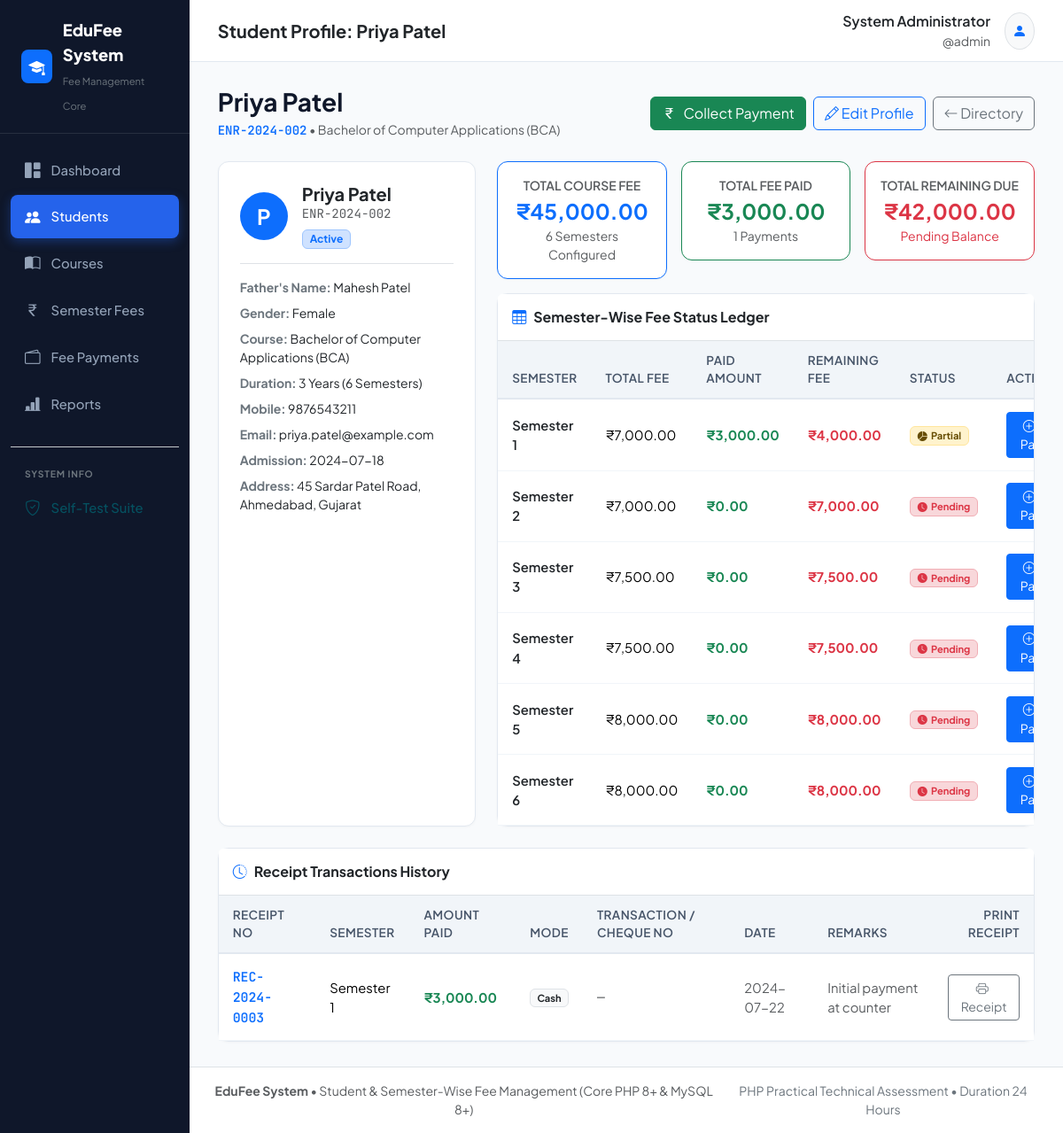
Screenshot of /student_view.php?id=2 (signed in) with the database file from the repository.
### tables this page shows
CREATE TABLE `students` (
  `id` INT UNSIGNED AUTO_INCREMENT PRIMARY KEY,
  `enrollment_no` VARCHAR(50) NOT NULL UNIQUE,
  `name` VARCHAR(100) NOT NULL,
  `father_name` VARCHAR(100) NOT NULL,
  `mobile` VARCHAR(20) NOT NULL,
  `email` VARCHAR(100) NOT NULL,
  `gender` ENUM('Male', 'Female', 'Other') NOT NULL,
  `address` TEXT NOT NULL,
  `course_id` INT UNSIGNED NOT NULL,
  `admission_date` DATE NOT NULL,
  `status` ENUM('Active', 'Inactive', 'Passed Out', 'Suspended') NOT NULL DEFAULT 'Active',
  `created_at` TIMESTAMP DEFAULT CURRENT_TIMESTAMP,
  `updated_at` TIMESTAMP DEFAULT CURRENT_TIMESTAMP ON UPDATE CURRENT_TIMESTAMP,
  INDEX `idx_student_enrollment` (`enrollment_no`),
  INDEX `idx_student_name` (`name`),
  INDEX `idx_student_course` (`course_id`),
  INDEX `idx_student_status` (`status`),
  CONSTRAINT `fk_students_course` 
    FOREIGN KEY (`course_id`) REFERENCES `courses` (`id`) 
    ON DELETE RESTRICT ON UPDATE CASCADE
);

CREATE TABLE `courses` (
  `id` INT UNSIGNED AUTO_INCREMENT PRIMARY KEY,
  `name` VARCHAR(100) NOT NULL,
  `code` VARCHAR(20) NOT NULL UNIQUE,
  `duration` VARCHAR(50) NOT NULL COMMENT 'e.g. 3 Years, 2 Years',
  `total_semesters` TINYINT UNSIGNED NOT NULL DEFAULT 6,
  `status` ENUM('Active', 'Inactive') NOT NULL DEFAULT 'Active',
  `created_at` TIMESTAMP DEFAULT CURRENT_TIMESTAMP,
  `updated_at` TIMESTAMP DEFAULT CURRENT_TIMESTAMP ON UPDATE CURRENT_TIMESTAMP,
  INDEX `idx_course_code` (`code`),
  INDEX `idx_course_status` (`status`)
);

CREATE TABLE `fee_payments` (
  `id` INT UNSIGNED AUTO_INCREMENT PRIMARY KEY,
  `receipt_no` VARCHAR(30) NOT NULL UNIQUE,
  `student_id` INT UNSIGNED NOT NULL,
  `semester_id` INT UNSIGNED NOT NULL,
  `amount` DECIMAL(10,2) NOT NULL,
  `payment_date` DATE NOT NULL,
  `payment_mode` ENUM('Cash', 'UPI', 'Net Banking', 'Cheque', 'Debit/Credit Card') NOT NULL DEFAULT 'Cash',
  `transaction_no` VARCHAR(100) NULL COMMENT 'Bank/UPI Txn ID or Cheque No',
  `remarks` VARCHAR(255) NULL,
  `created_by` INT UNSIGNED NULL,
  `created_at` TIMESTAMP DEFAULT CURRENT_TIMESTAMP,
  INDEX `idx_payment_student` (`student_id`),
  INDEX `idx_payment_semester` (`semester_id`),
  INDEX `idx_payment_date` (`payment_date`),
  INDEX `idx_payment_receipt` (`receipt_no`),
  CONSTRAINT `fk_fee_payments_student` 
    FOREIGN KEY (`student_id`) REFERENCES `students` (`id`) 
    ON DELETE CASCADE ON UPDATE CASCADE,
  CONSTRAINT `fk_fee_payments_semester` 
    FOREIGN KEY (`semester_id`) REFERENCES `course_semesters` (`id`) 
    ON DELETE RESTRICT ON UPDATE CASCADE,
  CONSTRAINT `fk_fee_payments_admin` 
    FOREIGN KEY (`created_by`) REFERENCES `admins` (`id`) 
    ON DELETE SET NULL ON UPDATE CASCADE
);

CREATE TABLE `course_semesters` (
  `id` INT UNSIGNED AUTO_INCREMENT PRIMARY KEY,
  `course_id` INT UNSIGNED NOT NULL,
  `semester_no` TINYINT UNSIGNED NOT NULL,
  `fee` DECIMAL(10,2) NOT NULL DEFAULT 0.00,
  `created_at` TIMESTAMP DEFAULT CURRENT_TIMESTAMP,
  `updated_at` TIMESTAMP DEFAULT CURRENT_TIMESTAMP ON UPDATE CURRENT_TIMESTAMP,
  UNIQUE KEY `uk_course_semester` (`course_id`, `semester_no`),
  INDEX `idx_cs_course_id` (`course_id`),
  CONSTRAINT `fk_course_semesters_course` 
    FOREIGN KEY (`course_id`) REFERENCES `courses` (`id`) 
    ON DELETE CASCADE ON UPDATE CASCADE
);

### student_view.php (the view, shortened to what the rows shown need)
<?php
require_once __DIR__ . '/includes/functions.php';
$pdo = getDBConnection();
$student_id = (int)($_GET['id'] ?? 0);
$stmt = $pdo->prepare("
    SELECT s.*, c.name AS course_name, c.code AS course_code, c.duration AS course_duration, c.total_semesters
    FROM students s
    JOIN courses c ON s.course_id = c.id
    WHERE s.id = ?
");
$stmt->execute([$student_id]);
$student = $stmt->fetch();
$page_title = 'Student Profile: ' . $student['name'];
$payStmt = $pdo->prepare("
    SELECT fp.*, cs.semester_no
    FROM fee_payments fp
    JOIN course_semesters cs ON fp.semester_id = cs.id
    WHERE fp.student_id = ?
    ORDER BY fp.id DESC
");
$payStmt->execute([$student_id]);
$paymentHistory = $payStmt->fetchAll();
require_once __DIR__ . '/includes/header.php';
?>
<div class="d-flex flex-column flex-md-row justify-content-between align-items-md-center gap-3 mb-4">
    <div>
        <h3 class="fw-bold mb-1"><?= sanitize($student['name']) ?></h3>
        <p class="text-muted small mb-0">
            <span class="mono fw-semibold text-primary"><?= sanitize($student['enrollment_no']) ?></span> &bull;
            <?= sanitize($student['course_name']) ?> (<?= sanitize($student['course_code']) ?>)
        </p>
    </div>
</div>
<div class="row g-4 mb-4">
    <div class="col-12 col-lg-4">
        <div class="card card-custom h-100 p-4">
            <div class="d-flex align-items-center gap-3 mb-3 pb-3 border-bottom">
                <div class="bg-primary text-white rounded-circle d-flex align-items-center justify-content-center" style="width: 54px; height: 54px; font-size: 1.5rem; font-weight: 700;">
                    <?= strtoupper(substr($student['name'], 0, 1)) ?>
                </div>
                <div>
                    <h5 class="fw-bold mb-0 text-dark"><?= sanitize($student['name']) ?></h5>
                    <div class="small text-muted mono"><?= sanitize($student['enrollment_no']) ?></div>
                    <div class="mt-1"><?= get_status_badge($student['status']) ?></div>
                </div>
            </div>
            <ul class="list-unstyled mb-0 d-flex flex-column gap-2 small">
                <li><strong class="text-secondary">Father's Name:</strong> <?= sanitize($student['father_name']) ?></li>
                <li><strong class="text-secondary">Gender:</strong> <?= sanitize($student['gender']) ?></li>
                <li><strong class="text-secondary">Course:</strong> <?= sanitize($student['course_name']) ?> (<?= sanitize($student['course_code']) ?>)</li>
                <li><strong class="text-secondary">Duration:</strong> <?= sanitize($student['course_duration']) ?> (<?= (int)$student['total_semesters'] ?> Semesters)</li>
                <li><strong class="text-secondary">Mobile:</strong> <?= sanitize($student['mobile']) ?></li>
                <li><strong class="text-secondary">Email:</strong> <?= sanitize($student['email']) ?></li>
                <li><strong class="text-secondary">Admission:</strong> <?= sanitize($student['admission_date']) ?></li>
                <li><strong class="text-secondary">Address:</strong> <?= sanitize($student['address']) ?></li>
            </ul>
        </div>
    </div>
    <div class="col-12 col-lg-8">
        <div class="card card-custom">
            <div class="table-responsive">
                <table class="table table-custom table-hover mb-0">
                    <thead>
                        <tr>
                            <th>Semester</th>
                            <th>Total Fee</th>
                            <th>Paid Amount</th>
                            <th>Remaining Fee</th>
                            <th>Status</th>
                            <th class="text-end">Action</th>
                        </tr>
                    </thead>
                </table>
            </div>
        </div>
    </div>
</div>
<div class="card card-custom">
    <div class="table-responsive">
        <table class="table table-custom table-hover mb-0">
            <thead>
                <tr>
                    <th>Receipt No</th>
                    <th>Semester</th>
                    <th>Amount Paid</th>
                    <th>Mode</th>
                    <th>Transaction / Cheque No</th>
                    <th>Date</th>
                    <th>Remarks</th>
                    <th class="text-end">Print Receipt</th>
                </tr>
            </thead>
            <tbody>
                <?php if (empty($paymentHistory)): ?>
                    <tr>
                        <td colspan="8" class="text-center py-4 text-muted">No payments recorded for this student yet.</td>
                    </tr>
                <?php else: ?>
                    <?php foreach ($paymentHistory as $ph): ?>
                        <tr>
                            <td><span class="mono fw-semibold text-primary"><?= sanitize($ph['receipt_no']) ?></span></td>
                            <td>Semester <?= (int)$ph['semester_no'] ?></td>
                            <td class="fw-bold text-success"><?= format_currency($ph['amount']) ?></td>
                            <td><span class="badge bg-light text-dark border"><?= sanitize($ph['payment_mode']) ?></span></td>
                            <td class="mono small text-muted"><?= sanitize($ph['transaction_no'] ?: '—') ?></td>
                            <td class="small text-muted"><?= sanitize($ph['payment_date']) ?></td>
                            <td class="small text-muted"><?= sanitize($ph['remarks'] ?: '—') ?></td>
                            <td class="text-end">
                                <a href="receipt.php?id=<?= (int)$ph['id'] ?>" class="btn btn-sm btn-outline-secondary" target="_blank">
                                    <i class="bi bi-printer me-1"></i> Receipt
                                </a>
                            </td>
                        </tr>
                    <?php endforeach; ?>
                <?php endif; ?>
            </tbody>
        </table>
    </div>
</div>
<?php require_once __DIR__ . '/includes/footer.php'; ?>

### includes/header.php (shortened to what the rows shown need)
<!DOCTYPE html>
<html lang="en">
<head>
    <link href="https://cdn.jsdelivr.net/npm/bootstrap@5.3.3/dist/css/bootstrap.min.css" rel="stylesheet">
    <link href="https://cdn.jsdelivr.net/npm/bootstrap-icons@1.11.3/font/bootstrap-icons.min.css" rel="stylesheet">
</head>
<body>
<div class="d-flex min-vh-100">
    <div class="d-flex flex-column flex-grow-1 w-100">
        <header class="top-navbar">
            <div class="d-flex align-items-center gap-3">
                <h5 class="mb-0 fw-bold text-dark"><?= sanitize($page_title) ?></h5>
            </div>
        </header>
        <main class="main-content">

### includes/functions.php (shortened to what the rows shown need)
<?php
function sanitize(?string $data): string
{
    return htmlspecialchars(trim($data), ENT_QUOTES, 'UTF-8');
}
function format_currency(float|int|string $amount): string
{
    $num = (float)$amount;
    return '₹' . number_format($num, 2);
}
function get_status_badge(string $status): string
{
    $status = ucfirst(strtolower(trim($status)));
    return match ($status) {
        'Paid'    => '<span class="badge bg-success-subtle text-success border border-success-subtle px-2 py-1"><i class="bi bi-check-circle-fill me-1"></i>Paid</span>',
        'Partial' => '<span class="badge bg-warning-subtle text-warning-emphasis border border-warning-subtle px-2 py-1"><i class="bi bi-pie-chart-fill me-1"></i>Partial</span>',
        'Pending' => '<span class="badge bg-danger-subtle text-danger border border-danger-subtle px-2 py-1"><i class="bi bi-clock-fill me-1"></i>Pending</span>',
        'Active'  => '<span class="badge bg-primary-subtle text-primary border border-primary-subtle px-2 py-1">Active</span>',
        'Inactive'=> '<span class="badge bg-secondary-subtle text-secondary border border-secondary-subtle px-2 py-1">Inactive</span>',
        default   => '<span class="badge bg-light text-dark border px-2 py-1">' . sanitize($status) . '</span>'
    };
}

### rows the page displays
students: name "Student Profile: Priya Patel", name "Priya Patel", enrollment_no "ENR-2024-002", course.name "Bachelor of Computer Applications", course.code "BCA", name "P", status "Active", father_name "Mahesh Patel", gender "Female", course.duration "3 Years", course.total_semesters "6", mobile "9876543211", email "priya.patel@example.com", admission_date "2024-07-18", address "45 Sardar Patel Road, Ahmedabad, Gujarat"
fee_payments: receipt_no "REC-2024-0003", semester.semester_no "1", amount "₹3,000.00", payment_mode "Cash", transaction_no "—", payment_date "2024-07-22", remarks "Initial payment at counter"

### other values shown
$_SESSION['admin_name'] "System Administrator"
$_SESSION['admin_user'] "admin"
format_currency($totalCourseFee) "₹45,000.00"
count($semesters) "6"
format_currency($totalCoursePaid) "₹3,000.00"
count($paymentHistory) "1"
format_currency($totalCourseBalance) "₹42,000.00"
$sr['semester_no'] "1"
format_currency($sr['fee']) "₹7,000.00"
format_currency($sr['paid']) "₹3,000.00"
format_currency($sr['remaining']) "₹4,000.00"
$sr['semester_no'] "2"
format_currency($sr['paid']) "₹0.00"
format_currency($sr['remaining']) "₹7,000.00"
$sr['semester_no'] "3"
